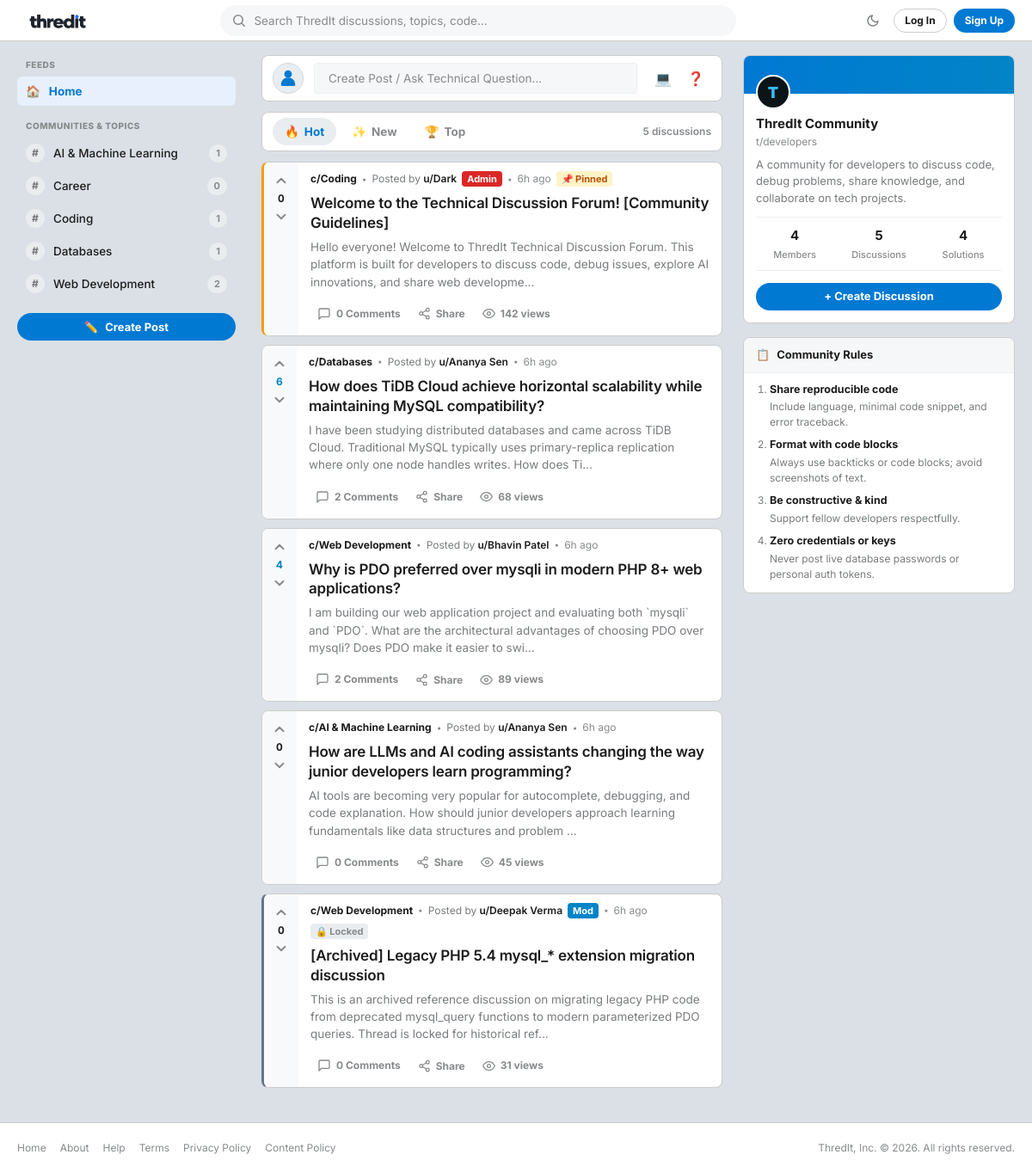
The page / on the database its author committed.
### tables this page shows
CREATE TABLE IF NOT EXISTS `categories` (
    `id` INT UNSIGNED NOT NULL AUTO_INCREMENT,
    `name` VARCHAR(100) NOT NULL,
    `description` TEXT NOT NULL,
    PRIMARY KEY (`id`),
    UNIQUE KEY `uq_categories_name` (`name`)
);

CREATE TABLE IF NOT EXISTS `threads` (
    `id` INT UNSIGNED NOT NULL AUTO_INCREMENT,
    `category_id` INT UNSIGNED NOT NULL,
    `user_id` INT UNSIGNED NOT NULL,
    `title` VARCHAR(255) NOT NULL,
    `body` MEDIUMTEXT NOT NULL,
    `is_pinned` TINYINT(1) NOT NULL DEFAULT 0,
    `is_locked` TINYINT(1) NOT NULL DEFAULT 0,
    `views` INT UNSIGNED NOT NULL DEFAULT 0,
    `created_at` DATETIME NOT NULL DEFAULT CURRENT_TIMESTAMP,
    PRIMARY KEY (`id`),
    INDEX `idx_threads_category` (`category_id`),
    INDEX `idx_threads_user` (`user_id`),
    INDEX `idx_threads_pinned_created` (`is_pinned`, `created_at` DESC),
    CONSTRAINT `fk_threads_category` FOREIGN KEY (`category_id`) REFERENCES `categories` (`id`) ON DELETE CASCADE,
    CONSTRAINT `fk_threads_user` FOREIGN KEY (`user_id`) REFERENCES `users` (`id`) ON DELETE CASCADE
);

CREATE TABLE IF NOT EXISTS `users` (
    `id` INT UNSIGNED NOT NULL AUTO_INCREMENT,
    `name` VARCHAR(100) NOT NULL,
    `email` VARCHAR(191) NOT NULL,
    `password_hash` VARCHAR(255) NOT NULL,
    `role` ENUM('user', 'moderator', 'admin') NOT NULL DEFAULT 'user',
    `is_banned` TINYINT(1) NOT NULL DEFAULT 0,
    `created_at` DATETIME NOT NULL DEFAULT CURRENT_TIMESTAMP,
    PRIMARY KEY (`id`),
    UNIQUE KEY `uq_users_email` (`email`),
    INDEX `idx_users_role` (`role`),
    INDEX `idx_users_banned` (`is_banned`)
);

### index.php (called while the page is built)
<?php
require_once __DIR__ . '/public/index.php';

### includes/auth.php (called while the page is built, shortened)
<?php
require_once __DIR__ . '/../config/db.php';
require_once __DIR__ . '/functions.php';
if (!function_exists('current_user')) {
    function current_user(): ?array
    {
        return $_SESSION['user'] ?? null;
    }
}
if (!function_exists('current_user_id')) {
    function current_user_id(): ?int
    {
        return isset($_SESSION['user']['id']) ? (int) $_SESSION['user']['id'] : null;
    }
}

### public/index.php (the view, shortened to what this page needs)
<?php
require_once __DIR__ . '/../includes/header.php';
$pdo = get_db_connection();
$categories = get_all_categories($pdo);
$stats = get_community_stats($pdo);
$userId = current_user_id();
$sort = $_GET['sort'] ?? 'hot';
$sql = "SELECT t.*,
               u.name AS author_name, u.role AS author_role,
               c.name AS category_name,
               COUNT(DISTINCT r.id) AS reply_count,
               COALESCE(SUM(v.value), 0) AS vote_score
        FROM threads t
        INNER JOIN users u ON t.user_id = u.id
        INNER JOIN categories c ON t.category_id = c.id
        LEFT JOIN replies r ON t.id = r.thread_id
        LEFT JOIN votes v ON v.target_type = 'thread' AND v.target_id = t.id
        GROUP BY t.id, u.id, u.name, u.role, c.id, c.name ";
if ($sort === 'top') {
    $sql .= "ORDER BY t.is_pinned DESC, vote_score DESC, t.created_at DESC";
} elseif ($sort === 'latest') {
    $sql .= "ORDER BY t.is_pinned DESC, t.created_at DESC";
} else {
    $sql .= "ORDER BY t.is_pinned DESC, (COALESCE(SUM(v.value), 0) * 2 + COUNT(DISTINCT r.id)) DESC, t.created_at DESC";
}
$stmt = $pdo->query($sql);
$threads = $stmt->fetchAll();
?>
<div class="reddit-container">
    <aside class="reddit-left-nav" id="left-nav-sidebar">
        <div class="nav-group">
            <div class="nav-group-title">FEEDS</div>
            <ul class="nav-links">
                <li class="nav-link-item <?= $sort !== 'top' ? 'active' : '' ?>">
                    <a href="<?= url('public/index.php') ?>">
                        <span class="nav-icon">🏠</span>
                        <span>Home</span>
                    </a>
                </li>
            </ul>
        </div>
        <div class="nav-group">
            <div class="nav-group-title">COMMUNITIES &amp; TOPICS</div>
            <ul class="nav-links">
                <?php foreach ($categories as $cat): ?>
                    <li class="nav-link-item">
                        <a href="<?= url('public/category.php?id=' . $cat['id']) ?>">
                            <span class="category-circle-icon">#</span>
                            <span class="category-name-text"><?= e($cat['name']) ?></span>
                            <span class="badge-count"><?= (int) $cat['thread_count'] ?></span>
                        </a>
                    </li>
                <?php endforeach; ?>
            </ul>
        </div>
        <div class="nav-group nav-group-footer">
            <a href="<?= url('public/new_thread.php') ?>" class="btn btn-primary" style="width: 100%; justify-content: center; gap: 8px;">
                <span>✏️</span> Create Post
            </a>
        </div>
    </aside>
    <main class="reddit-main-feed">
        <div class="card reddit-create-box">
            <div class="create-avatar-circle">
                <?= $user ? '<span class="user-initial">' . strtoupper(mb_substr($user['name'], 0, 1, 'UTF-8')) . '</span>' : render_default_avatar_svg(24) ?>
            </div>
            <a href="<?= url('public/new_thread.php') ?>" class="create-input-fake" aria-label="Create Post">
                <span>Create Post / Ask Technical Question...</span>
            </a>
            <div class="create-action-buttons">
                <a href="<?= url('public/new_thread.php') ?>" class="btn-icon-subtle" title="Share Code Snippet">
                    💻
                </a>
                <a href="<?= url('public/new_thread.php') ?>" class="btn-icon-subtle" title="Ask Question">
                    ❓
                </a>
            </div>
        </div>
        <div class="card reddit-sort-bar">
            <div class="sort-tab-group">
                <a href="<?= url('public/index.php?sort=hot') ?>" class="sort-tab <?= $sort === 'hot' ? 'active' : '' ?>">
                    <span>🔥</span> Hot
                </a>
                <a href="<?= url('public/index.php?sort=latest') ?>" class="sort-tab <?= $sort === 'latest' ? 'active' : '' ?>">
                    <span>✨</span> New
                </a>
                <a href="<?= url('public/index.php?sort=top') ?>" class="sort-tab <?= $sort === 'top' ? 'active' : '' ?>">
                    <span>🏆</span> Top
                </a>
            </div>
            <div class="feed-count-hint">
                <?= count($threads) ?> <?= count($threads) === 1 ? 'discussion' : 'discussions' ?>
            </div>
        </div>
        <?php if (empty($threads)): ?>
            <div class="card empty-state">
                <div class="empty-state-icon">💬</div>
                <div class="empty-state-title">No discussions here yet!</div>
                <p style="font-size: 0.875rem; margin-bottom: 1.25rem;">Be the first developer to start a technical discussion in our community.</p>
                <a href="<?= url('public/new_thread.php') ?>" class="btn btn-primary">Create the First Post</a>
            </div>
        <?php else: ?>
            <div class="reddit-posts-list">
                <?php foreach ($threads as $t): ?>
                    <?php
                    $userVote = get_user_vote_value($pdo, $userId, 'thread', (int) $t['id']);
                    $score = (int) $t['vote_score'];
                    $threadUrl = url('public/thread.php?id=' . $t['id']);
                    ?>
                    <article class="card reddit-post-card <?= $t['is_pinned'] ? 'post-pinned' : '' ?> <?= $t['is_locked'] ? 'post-locked' : '' ?>">
                        <div class="reddit-vote-column">
                            <button type="button" class="reddit-vote-btn vote-up <?= $userVote === 1 ? 'voted' : '' ?>"
                                    data-target-type="thread"
                                    data-target-id="<?= $t['id'] ?>"
                                    data-vote="1"
                                    data-vote-url="<?= url('public/vote.php') ?>"
                                    title="Upvote" aria-label="Upvote">
                                <svg width="18" height="18" viewBox="0 0 24 24" fill="none" stroke="currentColor" stroke-width="2.5" stroke-linecap="round" stroke-linejoin="round">
                                    <polyline points="18 15 12 9 6 15"></polyline>
                                </svg>
                            </button>
                            <span class="reddit-vote-number <?= $score > 0 ? 'score-up' : ($score < 0 ? 'score-down' : '') ?>">
                                <?= $score ?>
                            </span>
                            <button type="button" class="reddit-vote-btn vote-down <?= $userVote === -1 ? 'voted' : '' ?>"
                                    data-target-type="thread"
                                    data-target-id="<?= $t['id'] ?>"
                                    data-vote="-1"
                                    data-vote-url="<?= url('public/vote.php') ?>"
                                    title="Downvote" aria-label="Downvote">
                                <svg width="18" height="18" viewBox="0 0 24 24" fill="none" stroke="currentColor" stroke-width="2.5" stroke-linecap="round" stroke-linejoin="round">
                                    <polyline points="6 9 12 15 18 9"></polyline>
                                </svg>
                            </button>
                        </div>
                        <div class="reddit-post-main">
                            <div class="reddit-post-meta">
                                <a href="<?= url('public/category.php?id=' . $t['category_id']) ?>" class="reddit-community-pill">
                                    c/<?= e($t['category_name']) ?>
                                </a>
                                <span class="meta-dot">&bull;</span>
                                <span class="meta-author">Posted by <strong>u/<?= e($t['author_name']) ?></strong></span>
                                <?php if ($t['author_role'] === 'admin'): ?>
                                    <span class="badge badge-role badge-role-admin">Admin</span>
                                <?php elseif ($t['author_role'] === 'moderator'): ?>
                                    <span class="badge badge-role badge-role-mod">Mod</span>
                                <?php endif; ?>
                                <span class="meta-dot">&bull;</span>
                                <span class="meta-time"><?= time_ago($t['created_at']) ?></span>
                                <?php if ($t['is_pinned']): ?>
                                    <span class="badge badge-pinned">📌 Pinned</span>
                                <?php endif; ?>
                                <?php if ($t['is_locked']): ?>
                                    <span class="badge badge-locked">🔒 Locked</span>
                                <?php endif; ?>
                            </div>
                            <h2 class="reddit-post-title">
                                <a href="<?= $threadUrl ?>">
                                    <?= e($t['title']) ?>
                                </a>
                            </h2>
                            <div class="reddit-post-snippet">
                                <?= e(truncate($t['body'], 180)) ?>
                            </div>
                            <div class="reddit-post-actions">
                                <a href="<?= $threadUrl ?>#replies" class="action-pill">
                                    <svg width="16" height="16" viewBox="0 0 24 24" fill="none" stroke="currentColor" stroke-width="2" stroke-linecap="round" stroke-linejoin="round">
                                        <path d="M21 15a2 2 0 0 1-2 2H7l-4 4V5a2 2 0 0 1 2-2h14a2 2 0 0 1 2 2z"></path>
                                    </svg>
                                    <span><?= (int) $t['reply_count'] ?> <?= (int) $t['reply_count'] === 1 ? 'Comment' : 'Comments' ?></span>
                                </a>
                                <button type="button" class="action-pill share-btn" data-url="<?= $threadUrl ?>" title="Copy link to discussion">
                                    <span>Share</span>
                                </button>
                                <div class="action-pill action-views">
                                    <svg width="15" height="15" viewBox="0 0 24 24" fill="none" stroke="currentColor" stroke-width="2" stroke-linecap="round" stroke-linejoin="round">
                                        <path d="M1 12s4-8 11-8 11 8 11 8-4 8-11 8-11-8-11-8z"></path>
                                        <circle cx="12" cy="12" r="3"></circle>
                                    </svg>
                                    <span><?= (int) $t['views'] ?> views</span>
                                </div>
                            </div>
                        </div>
                    </article>
                <?php endforeach; ?>
            </div>
        <?php endif; ?>
    </main>
    <aside class="reddit-right-sidebar">
        <div class="card community-info-card">
            <div class="community-banner">
                <div class="community-avatar">T</div>
            </div>
            <div class="community-body">
                <div class="community-header-text">
                    <h3 class="community-name">ThredIt Community</h3>
                    <div class="community-handle">t/developers</div>
                </div>
                <p class="community-desc">
                    A community for developers to discuss code, debug problems, share knowledge, and collaborate on tech projects.
                </p>
                <div class="community-metrics">
                    <div class="metric-item">
                        <div class="metric-val"><?= $stats['users'] ?></div>
                        <div class="metric-lbl">Members</div>
                    </div>
                    <div class="metric-item">
                        <div class="metric-val"><?= $stats['threads'] ?></div>
                        <div class="metric-lbl">Discussions</div>
                    </div>
                    <div class="metric-item">
                        <div class="metric-val"><?= $stats['replies'] ?></div>
                        <div class="metric-lbl">Solutions</div>
                    </div>
                </div>
                <a href="<?= url('public/new_thread.php') ?>" class="btn btn-primary" style="width: 100%; justify-content: center; margin-top: 14px;">
                    + Create Discussion
                </a>
            </div>
        </div>
        <div class="card community-rules-card">
            <div class="card-header-styled">
                <span>📋</span> Community Rules
            </div>
            <ol class="rules-list">
                <li>
                    <strong>Share reproducible code</strong>
                    <div>Include language, minimal code snippet, and error traceback.</div>
                </li>
                <li>
                    <strong>Format with code blocks</strong>
                    <div>Always use backticks or code blocks; avoid screenshots of text.</div>
                </li>
                <li>
                    <strong>Be constructive &amp; kind</strong>
                    <div>Support fellow developers respectfully.</div>
                </li>
                <li>
                    <strong>Zero credentials or keys</strong>
                    <div>Never post live database passwords or personal auth tokens.</div>
                </li>
            </ol>
        </div>
    </aside>
</div>
<?php require_once __DIR__ . '/../includes/footer.php'; ?>

### rows shown on the page
categories: name "AI & Machine Learning", thread_count "1"
categories: name "Career", thread_count "0"
categories: name "Coding", thread_count "1"
categories: name "Databases", thread_count "1"
categories: name "Web Development", thread_count "2"
threads: score "0", category.name "Coding", user.name "Dark", shows "Admin", created_at "6h ago", is_pinned "📌 Pinned", title "Welcome to the Technical Discussion Forum! [Community Guidelines]", body "Hello everyone! Welcome to ThredIt Technical Discussion Forum. This platform is built for developers to discuss code, debug issues, explore AI innovations, and share web developme...", reply_count "0", views "142"
threads: score "6", category.name "Databases", user.name "Ananya Sen", created_at "6h ago", title "How does TiDB Cloud achieve horizontal scalability while maintaining MySQL compatibility?", body "I have been studying distributed databases and came across TiDB Cloud. Traditional MySQL typically uses primary-replica replication where only one node handles writes. How does Ti...", reply_count "2", views "68"
threads: score "4", category.name "Web Development", user.name "Bhavin Patel", created_at "6h ago", title "Why is PDO preferred over mysqli in modern PHP 8+ web applications?", body "I am building our web application project and evaluating both `mysqli` and `PDO`. What are the architectural advantages of choosing PDO over mysqli? Does PDO make it easier to swi...", reply_count "2", views "89"
threads: score "0", category.name "AI & Machine Learning", user.name "Ananya Sen", created_at "6h ago", title "How are LLMs and AI coding assistants changing the way junior developers learn programming?", body "AI tools are becoming very popular for autocomplete, debugging, and code explanation. How should junior developers approach learning fundamentals like data structures and problem ...", reply_count "0", views "45"
threads: score "0", category.name "Web Development", user.name "Deepak Verma", shows "Mod", created_at "6h ago", is_locked "🔒 Locked", title "[Archived] Legacy PHP 5.4 mysql_* extension migration discussion", body "This is an archived reference discussion on migrating legacy PHP code from deprecated mysql_query functions to modern parameterized PDO queries. Thread is locked for historical ref...", reply_count "0", views "31"

### other values the page prints
count($threads) "5"
$stats['users'] "4"
$stats['threads'] "5"
$stats['replies'] "4"
